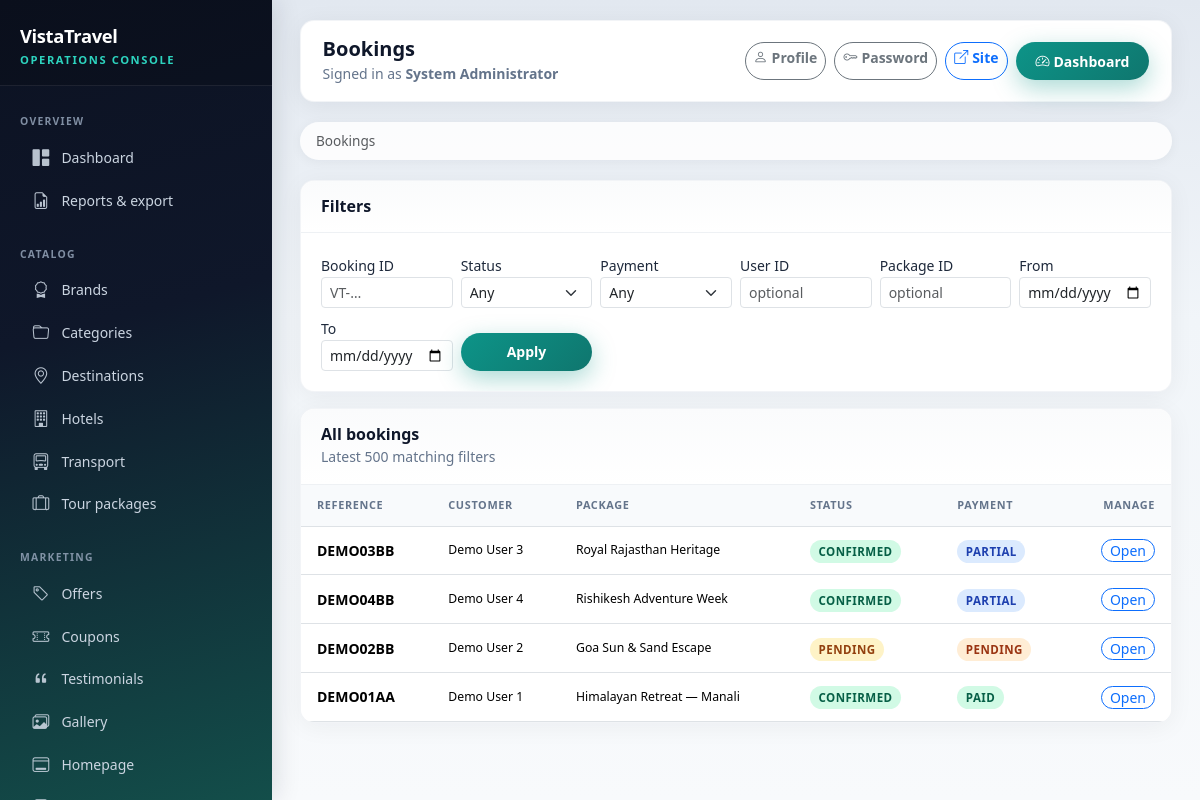
The app's page /admin/bookings (signed in) with its own data.
### app/models.py (models this page shows, shortened)
class Booking(db.Model):
    __tablename__ = "bookings"
    id = db.Column(db.Integer, primary_key=True)
    public_id = db.Column(db.String(32), unique=True, nullable=False, index=True)
    user_id = db.Column(db.Integer, db.ForeignKey("users.id"), nullable=False)
    package_id = db.Column(db.Integer, db.ForeignKey("tour_packages.id"), nullable=False)
    package_date_id = db.Column(db.Integer, db.ForeignKey("package_dates.id"))
    travellers_count = db.Column(db.Integer, default=1)
    total_amount = db.Column(db.Numeric(12, 2), default=0)
    status = db.Column(db.String(20), default="pending")
    payment_status = db.Column(db.String(20), default="pending")
    special_request = db.Column(db.Text)
    admin_remarks = db.Column(db.Text)
    coupon_code = db.Column(db.String(40))
    created_at = db.Column(db.DateTime, default=utcnow)
    updated_at = db.Column(db.DateTime, default=utcnow, onupdate=utcnow)
    package = db.relationship("TourPackage", backref="bookings")
    travel_slot = db.relationship("PackageDate", backref="bookings")
    travellers = db.relationship(
        "BookingTraveller", backref="booking", lazy="dynamic", cascade="all, delete-orphan"
    )
    payments = db.relationship(
        "Payment", backref="booking", lazy="dynamic", cascade="all, delete-orphan"
    )

class User(db.Model):
    __tablename__ = "users"
    id = db.Column(db.Integer, primary_key=True)
    full_name = db.Column(db.String(120), nullable=False)
    email = db.Column(db.String(120), unique=True, nullable=False, index=True)
    mobile = db.Column(db.String(20), index=True)
    password_hash = db.Column(db.String(255), nullable=False)
    address = db.Column(db.Text)
    gender = db.Column(db.String(20))
    profile_image = db.Column(db.String(255))
    is_active = db.Column(db.Boolean, default=True)
    recovery_token = db.Column(db.String(128), index=True)
    recovery_token_expires = db.Column(db.DateTime)
    created_at = db.Column(db.DateTime, default=utcnow)
    updated_at = db.Column(db.DateTime, default=utcnow, onupdate=utcnow)
    bookings = db.relationship("Booking", backref="user", lazy="dynamic")
    wishlist_items = db.relationship("Wishlist", backref="user", lazy="dynamic", cascade="all, delete-orphan")

class TourPackage(db.Model):
    __tablename__ = "tour_packages"
    id = db.Column(db.Integer, primary_key=True)
    title = db.Column(db.String(200), nullable=False, index=True)
    brand_id = db.Column(db.Integer, db.ForeignKey("brands.id"), nullable=False)
    category_id = db.Column(db.Integer, db.ForeignKey("categories.id"), nullable=False)
    destination_id = db.Column(db.Integer, db.ForeignKey("destinations.id"), nullable=False)
    hotel_id = db.Column(db.Integer, db.ForeignKey("hotels.id"))
    transport_id = db.Column(db.Integer, db.ForeignKey("transports.id"))
    price = db.Column(db.Numeric(12, 2), nullable=False)
    discount_price = db.Column(db.Numeric(12, 2))
    duration_days = db.Column(db.Integer, default=1)
    duration_nights = db.Column(db.Integer, default=0)
    max_persons = db.Column(db.Integer, default=10)
    start_point = db.Column(db.String(255))
    end_point = db.Column(db.String(255))
    hotel_details_text = db.Column(db.Text)
    meal_details = db.Column(db.Text)
    transport_details_text = db.Column(db.Text)
    itinerary_json = db.Column(db.Text)
    inclusions = db.Column(db.Text)
    exclusions = db.Column(db.Text)
    terms = db.Column(db.Text)
    main_image = db.Column(db.String(255))
    status = db.Column(db.String(20), default="available")
    is_featured = db.Column(db.Boolean, default=False)
    created_at = db.Column(db.DateTime, default=utcnow)
    updated_at = db.Column(db.DateTime, default=utcnow, onupdate=utcnow)
    images = db.relationship(
        "PackageImage", backref="package", lazy="dynamic", cascade="all, delete-orphan"
    )
    dates = db.relationship(
        "PackageDate", backref="package", lazy="dynamic", cascade="all, delete-orphan"
    )

### app/admin_routes.py (the view)
@admin_bp.route("/bookings")
@admin_required
def bookings():
    q = Booking.query
    if request.args.get("public_id"):
        q = q.filter(Booking.public_id.ilike(f"%{request.args['public_id']}%"))
    if request.args.get("status"):
        q = q.filter(Booking.status == request.args["status"])
    if request.args.get("user_id", type=int):
        q = q.filter(Booking.user_id == request.args.get("user_id", type=int))
    if request.args.get("package_id", type=int):
        q = q.filter(Booking.package_id == request.args.get("package_id", type=int))
    if request.args.get("payment_status"):
        q = q.filter(Booking.payment_status == request.args["payment_status"])
    df = request.args.get("date_from")
    dt = request.args.get("date_to")
    if df:
        q = q.filter(Booking.created_at >= datetime.strptime(df, "%Y-%m-%d"))
    if dt:
        end = datetime.strptime(dt, "%Y-%m-%d") + timedelta(days=1)
        q = q.filter(Booking.created_at < end)
    items = q.order_by(Booking.created_at.desc()).limit(500).all()
    return render_template("admin/bookings_list.html", items=items)

### app/templates/admin/bookings_list.html (shortened to what this page needs)
{% extends 'base_admin.html' %}
{% from '_macros.html' import booking_status_badge, payment_status_badge %}
{% block page_title %}Bookings{% endblock %}
{% block admin_breadcrumbs %}
<nav class="admin-breadcrumb"><ol class="breadcrumb mb-0">
  <li class="breadcrumb-item active">Bookings</li>
</ol></nav>
{% endblock %}
{% block content %}
<div class="admin-card mb-3">
  <div class="admin-card-header"><h2 class="h6 mb-0">Filters</h2></div>
  <div class="admin-card-body">
    <form class="row g-2 align-items-end" method="get">
      <div class="col-md-2"><label class="form-label small mb-0">Booking ID</label><input class="form-control form-control-sm" name="public_id" value="{{ request.args.get('public_id','') }}" placeholder="VT-…"></div>
      <div class="col-md-2"><label class="form-label small mb-0">Status</label><select class="form-select form-select-sm" name="status"><option value="">Any</option></select></div>
      <div class="col-md-2"><label class="form-label small mb-0">Payment</label><select class="form-select form-select-sm" name="payment_status"><option value="">Any</option></select></div>
      <div class="col-md-2"><label class="form-label small mb-0">User ID</label><input class="form-control form-control-sm" name="user_id" type="number" value="{{ request.args.get('user_id','') }}" placeholder="optional"></div>
      <div class="col-md-2"><label class="form-label small mb-0">Package ID</label><input class="form-control form-control-sm" name="package_id" type="number" value="{{ request.args.get('package_id','') }}" placeholder="optional"></div>
      <div class="col-md-2"><label class="form-label small mb-0">From</label><input class="form-control form-control-sm" type="date" name="date_from" value="{{ request.args.get('date_from','') }}"></div>
      <div class="col-md-2"><label class="form-label small mb-0">To</label><input class="form-control form-control-sm" type="date" name="date_to" value="{{ request.args.get('date_to','') }}"></div>
      <div class="col-md-2"><button type="submit" class="btn btn-tt-primary btn-sm w-100 rounded-pill">Apply</button></div>
    </form>
  </div>
</div>
<div class="admin-card">
  <div class="admin-card-header d-flex justify-content-between align-items-center flex-wrap gap-2">
    <div><h2 class="h6 mb-0">All bookings</h2><span class="small text-admin-muted">Latest 500 matching filters</span></div>
  </div>
  <div class="admin-card-body p-0">
    <div class="table-responsive">
      <table class="table admin-table mb-0 align-middle">
        <thead><tr><th>Reference</th><th>Customer</th><th>Package</th><th>Status</th><th>Payment</th><th class="text-end">Manage</th></tr></thead>
        <tbody>
          {% for b in items %}
            <tr>
              <td class="fw-semibold">{{ b.public_id }}</td>
              <td class="small">{{ b.user.full_name if b.user else '—' }}</td>
              <td class="small">{{ b.package.title if b.package else '—' }}</td>
              <td>{{ booking_status_badge(b.status) }}</td>
              <td>{{ payment_status_badge(b.payment_status) }}</td>
              <td class="text-end"><a class="btn btn-sm btn-outline-primary rounded-pill py-0" href="{{ url_for('admin.booking_detail', bid=b.id) }}">Open</a></td>
            </tr>
          {% else %}
            <tr><td colspan="6" class="text-center text-admin-muted py-4">No bookings match.</td></tr>
          {% endfor %}
        </tbody>
      </table>
    </div>
  </div>
</div>
{% endblock %}

### app/templates/_macros.html (shortened to what this page needs)
{% macro booking_status_badge(status) -%}
  {%- set s = (status or '')|lower -%}
  {%- if s == 'confirmed' -%}<span class="tt-badge-status tt-bs-confirmed">Confirmed</span>
  {%- elif s == 'cancelled' -%}<span class="tt-badge-status tt-bs-cancelled">Cancelled</span>
  {%- elif s == 'completed' -%}<span class="tt-badge-status tt-bs-completed">Completed</span>
  {%- else -%}<span class="tt-badge-status tt-bs-pending">Pending</span>
  {%- endif -%}
{%- endmacro %}
{% macro payment_status_badge(status) -%}
  {%- set s = (status or '')|lower -%}
  {%- if s == 'paid' -%}<span class="tt-badge-status tt-pay-paid">Paid</span>
  {%- elif s == 'partial' -%}<span class="tt-badge-status tt-pay-partial">Partial</span>
  {%- elif s == 'failed' -%}<span class="tt-badge-status tt-pay-failed">Failed</span>
  {%- else -%}<span class="tt-badge-status tt-pay-pending">Pending</span>
  {%- endif -%}
{%- endmacro %}

### app/static/css/theme.css (style rules this page uses)
:root { --tt-teal: #0d9488; --tt-teal-dark: #0f766e; --tt-navy: #0f172a; --tt-sand: #f8fafc; --tt-accent: #f59e0b; --tt-mint: #5eead4; --tt-radius: 12px; --tt-shadow: 0 12px 40px rgba(15, 23, 42, 0.08); --tt-shadow-sm: 0 4px 20px rgba(15, 23, 42, 0.06); --admin-sidebar-w: 272px; --admin-accent: #2dd4bf; --admin-heading: #0f172a; --admin-muted: #64748b; }
body { font-family: "Segoe UI", system-ui, -apple-system, Roboto, "Helvetica Neue", Arial, sans-serif; color: #1e293b; background: linear-gradient(180deg, #f1f5f9 0%, var(--tt-sand) 32%, #e2e8f0 100%); background-attachment: fixed; min-height: 100vh; }
.tt-badge-status { font-size: 0.72rem; font-weight: 700; text-transform: uppercase; letter-spacing: 0.04em; padding: 0.35em 0.75em; border-radius: 999px; }
.tt-bs-pending { background: #fef3c7; color: #92400e; }
.tt-bs-confirmed { background: #d1fae5; color: #065f46; }
.tt-pay-pending { background: #ffedd5; color: #9a3412; }
.tt-pay-paid { background: #d1fae5; color: #065f46; }
.tt-pay-partial { background: #dbeafe; color: #1e40af; }
.btn-tt-primary { background: linear-gradient(135deg, var(--tt-teal), var(--tt-teal-dark)); border: none; color: #fff; font-weight: 600; padding: 0.55rem 1.25rem; border-radius: 999px; box-shadow: 0 8px 24px rgba(13, 148, 136, 0.35); }
.text-admin-muted { color: var(--admin-muted); }
.admin-shell { min-height: 100vh; background: linear-gradient(180deg, #e2e8f0 0%, #f1f5f9 40%, #f8fafc 100%); }
.admin-breadcrumb { margin-bottom: 1.25rem; }
.admin-breadcrumb .breadcrumb { background: rgba(255, 255, 255, 0.85); padding: 0.55rem 1rem; border-radius: 999px; margin-bottom: 0; box-shadow: 0 2px 12px rgba(15, 23, 42, 0.05); font-size: 0.85rem; }
.admin-card { background: #fff; border-radius: 14px; border: 1px solid rgba(148, 163, 184, 0.12); box-shadow: 0 4px 24px rgba(15, 23, 42, 0.05); overflow: hidden; margin-bottom: 1.25rem; }
.admin-card-header { padding: 1rem 1.25rem; border-bottom: 1px solid rgba(148, 163, 184, 0.12); display: flex; align-items: center; justify-content: space-between; flex-wrap: wrap; gap: 0.75rem; background: linear-gradient(180deg, #fafbfc 0%, #fff 100%); }
.admin-card-header h2, .admin-card-header h3 { margin: 0; font-size: 1rem; font-weight: 700; color: var(--admin-heading); }
.admin-card-body { padding: 1.25rem; }
.admin-table { font-size: 0.875rem; margin-bottom: 0; }
.admin-table thead th { font-size: 0.68rem; text-transform: uppercase; letter-spacing: 0.06em; color: var(--admin-muted); font-weight: 800; border-bottom-width: 1px; background: #f8fafc; white-space: nowrap; padding: 0.75rem 1rem; }
.admin-table tbody td { padding: 0.75rem 1rem; vertical-align: middle; }

### records on screen
Booking: public_id "DEMO03BB", user "Demo User 3", package "Royal Rajasthan Heritage", shows "CONFIRMED", shows "PARTIAL"
Booking: public_id "DEMO04BB", user "Demo User 4", package "Rishikesh Adventure Week", shows "CONFIRMED", shows "PARTIAL"
Booking: public_id "DEMO02BB", user "Demo User 2", package "Goa Sun & Sand Escape", shows "PENDING"
Booking: public_id "DEMO01AA", user "Demo User 1", package "Himalayan Retreat — Manali", shows "CONFIRMED", shows "PAID"

### other values on screen
{{ session.admin_name or 'Administrator' }} "System Administrator"
